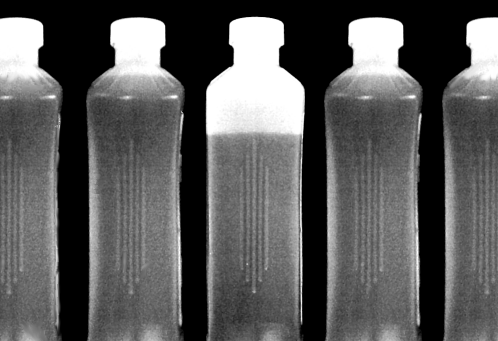
%> input picture assignment4/bottles.tif, 498 x 341 px
$ octave bottles.m   (GNU Octave 9; MATLAB toolbox functions it lacks are replaced by stand-ins)
%> lines starting %> are read from the running program, lines starting %| are printed output that depends on the picture; in (x1, y1, x2, y2) boxes, pixels count from 0 and x2, y2 are one past the last pixel; in counts of white or black regions, pixels touching at a corner belong together; the program's own positions count from 1
%The bottle which is not filled properly has a larger white region for the
%empty space. This is the largest connected component in the entire image.
%The correctly filled bottles have relatively lower size of connected
%components but still are larger than random noise connected compoenents.
%To classify a bottle as improperly filled I have taken the average of the
%largest ccs and any ccs larger than the average is incorrectly filled.

close all;
im = imread('bottles.tif');
%> im is the input picture: size 341x498 uint8; min 0, max 255, mean 90.4

%convert to binary image
bw = im2bw(im,0.7);
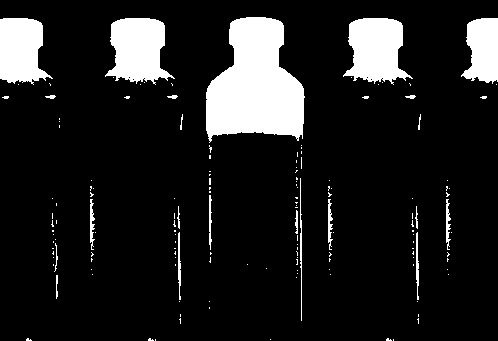
%> bw: size 341x498 logical; 12.5% white; 150 white regions (128 under 20 px)

%find connected components
cc = bwconncomp(bw);
%> cc = 150 connected components

%find number of pixels in ccs
numPixels = cellfun(@numel,cc.PixelIdxList);
%> numPixels = 150 values, max 8610 at index 60, min 1 at index 3, mean 141

%sort blobs based on size
[sortedPix, index] = sort(numPixels, 'descend');
%> sortedPix = 150 values, max 8610 at index 1, min 1 at index 101, mean 141; index = 150 values, max 150 at index 150, min 1 at index 4, mean 75.5

%find large blobs
numBottles = size(find(sortedPix > 1000),2);
%> numBottles = 5

%average of empy regions around bottles
correctAr = sum(sortedPix(1:numBottles))/numBottles;
%> correctAr = 3857.8

%find bounding box coordinates around the blobs
ms = regionprops(cc, 'BoundingBox');
%> ms = 150 regions; largest, box (x1, y1, x2, y2): (206, 17, 305, 143), (105, 18, 175, 85), (343, 18, 413, 85), (0, 18, 53, 85), (461, 18, 498, 84)
ms = ms(index);

figure;
imshow(im);
drawnow;
hold on;

for blobNumber = 1:length(ms)
        %rectangle('Position', ms(1).BoundingBox, 'EdgeColor', 'r', 'LineWidth', 2);
        if sortedPix(blobNumber) > correctAr
            rectangle('Position', ms(blobNumber).BoundingBox, 'EdgeColor', 'r', 'LineWidth', 2);7
        else
            break;
        end
end
%> this loop made 2 passes
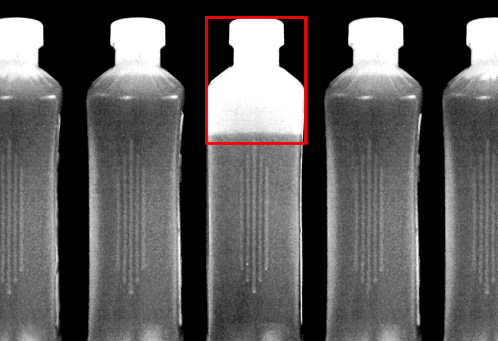
%> figure redrawn from the program's plot data
hold off;

$ run again, with assignment4/Amazon-Rainforest-Waterfalls.jpg saved as assignment4/bottles.tif
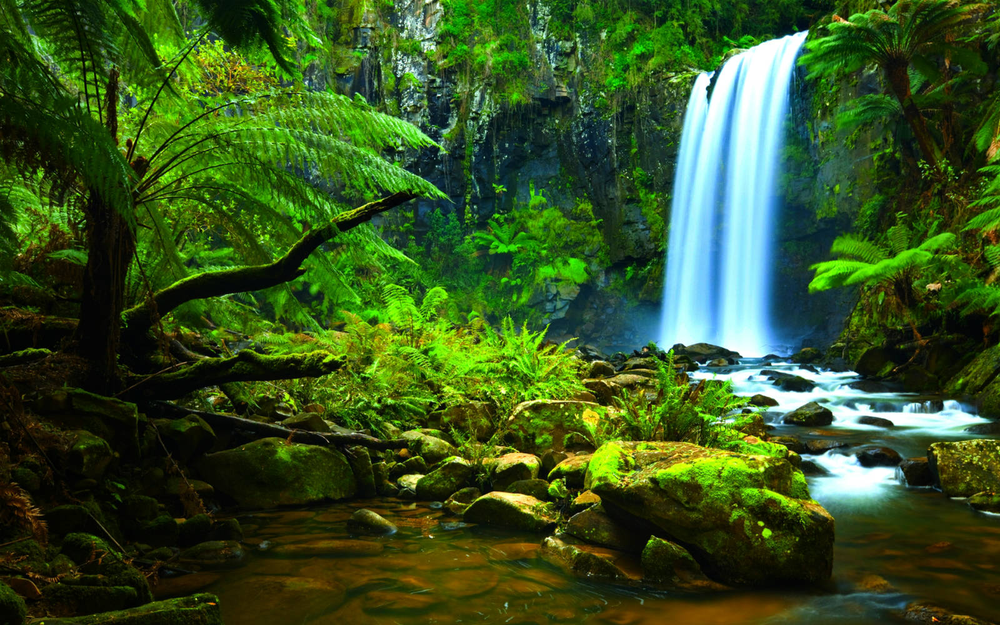
%> input picture assignment4/Amazon-Rainforest-Waterfalls.jpg, 1000 x 625 px, shrunk from 1600 x 1000 before the run
%> im is the input picture: size 625x1000x3 uint8; mean R, G, B 53.9, 82.9, 33.2
%> `bw = im2bw(im,0.7);`:
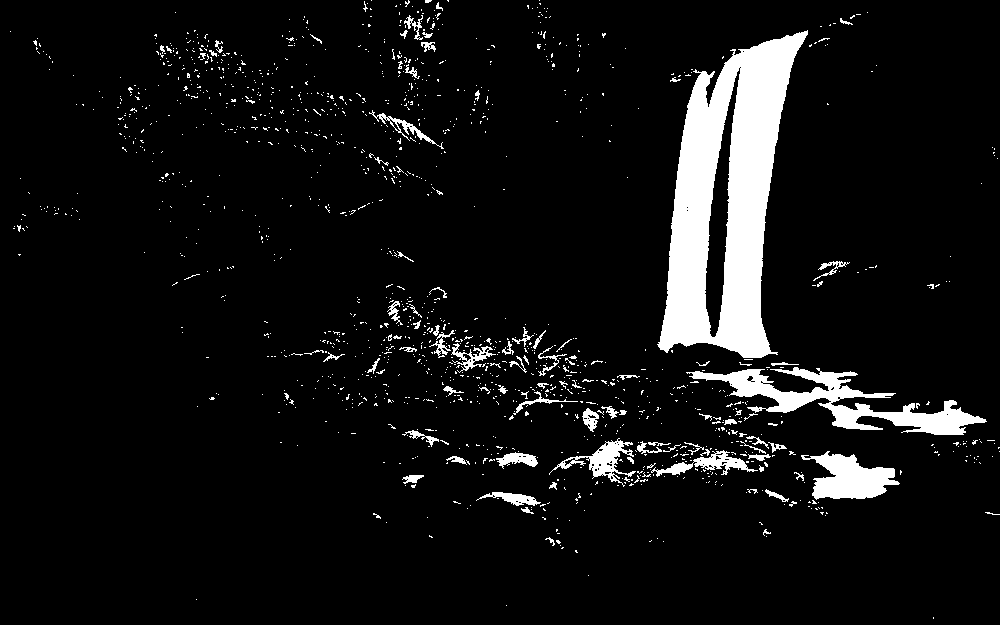
%> bw: size 625x1000 logical; 7.3% white; 1411 white regions (1324 under 20 px)
%> cc = 1411 connected components
%> numPixels = 1411 values, max 25028 at index 1190, min 1 at index 1, mean 32.48
%> sortedPix = 1411 values, max 25028 at index 1, min 1 at index 806, mean 32.48; index = 1411 values, max 1411 at index 1411, min 1 at index 806, mean 706
%> numBottles = 4
%> correctAr = 8709.5
%> ms = 1411 regions; largest, box (x1, y1, x2, y2): (657, 30, 808, 358), (686, 367, 987, 435), (801, 451, 900, 500), (549, 438, 636, 487), (369, 110, 444, 149)
%> the loop `for blobNumber = 1:length(ms)` made 2 passes
%> after the loop `for blobNumber = 1:length(ms)`:
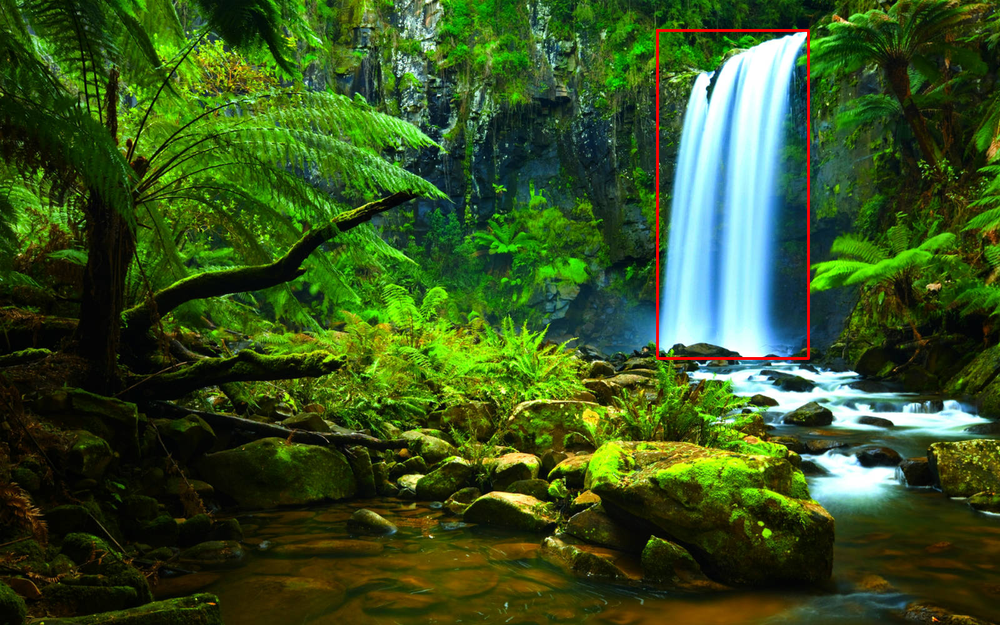
%> figure redrawn from the program's plot data
